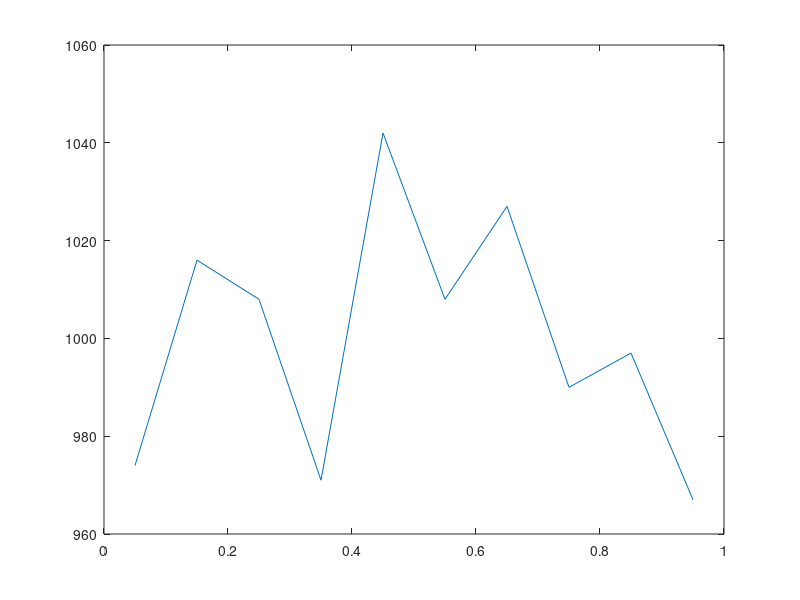

MATLAB code to generate this figure:
format long 

M	= 2147483562
 A1 =	40014
 M1	= 2147483563
 A2	= 40692
 M2	= 2147483399
 CORRIDAS	= 10000

 
 %%%%%%%%%%% PARTE A%%%%%%%%%%%%%
 %%%% 10000 PASADAS DE U %%%%%%%%
 
	 i=1; 	v1=23; v2=23;

     x1(1) = 23;
     x2(1)= 23;
     
		
	while(i < CORRIDAS)
	i=i+1;

    
		x1(i) = mod((A1 * x1(i-1)) , M1);
		x2(i) = mod((A2 * x2(i-1)) , M2);

		
		x(i) = mod((x1(i) - x2(i)) , M);
		if(x(i)<0)
		
			while(x(i)<0)
				x(i) = x(i) + M;
            end
        end
         
		

		if(x(i) > 0)
			u(i) = x(i)/M1;
		else
			u(i) = M/M1;
        end
    end
    
    %%%%%%%%% PARTE B %%%%%%%%%%%%%%%%%%%%%%%%%%%%%
    %%%%%%%%% CALCULO DE CHI CUADRADO X^2 %%%%%%%%%%%%%%%%%%%%%%%%%%%%
    
    
    %%% frecuencia en cada intervalo de clase %%%
    i=0;
    
    dist = zeros(1,10);
    clases = [0.05, 0.15, 0.25, 0.35, 0.45, 0.55, 0.65, 0.75, 0.85, 0.95];
    
    while (i<10000)
        i=i+1;
        if(u(i) < 0.1)
            dist(1)=dist(1)+1;
        else if(u(i) <0.2)
                dist(2)=dist(2)+1;
                else if(u(i) <0.3)
                    dist(3)=dist(3)+1;
                    else if(u(i) <0.4)
                        dist(4)=dist(4)+1;
                        else if(u(i) <0.5)
                            dist(5)=dist(5)+1;
                            else if(u(i) <0.6)
                                dist(6)=dist(6)+1;
                                else if(u(i) <0.7)
                                    dist(7)=dist(7)+1;
                                    else if(u(i) <0.8)
                                    dist(8)=dist(8)+1;
                                        else if(u(i) <0.9)
                                        dist(9)=dist(9)+1;
                                            else
                                            dist(10)=dist(10)+1;
                                            end
                                        end
                                    end
                                end
                            end
                        end
                    end
            end
        end
    end
    
    dist
    plot( clases, dist);
    
    %%%%%%%%% estadistico chi cuadrado %%%%%%%%
    
    
    chi0cuadrado = 0;
    i=1;
    while (i<=10)
        chi0cuadrado = chi0cuadrado + (dist(i)-1000)^2/1000;
        i=i+1;
    end
    
    chi0cuadrado
    xcritico = 16.91898
    
        
    %%%%%%%%%%%%%%%%%%%%%%%%%%%%%%%%%%
    
    
    %%%%%%%%%%%%% plots en 2 d y en 3d     %%%%%%%%%%%%%%%%%%%%%%%%%%%%% %%%%%%%%%%%%%%%%%%%%%
    %%%%%%%%%%%%%%%%%%%%%%%%%%%%% %%%%%%%%%%%%%%%%%%%%%%
    %%%%%%%%%%%%%%%%%%%%%%%%%%%%%%%%%%%%%%%%%%%%%%%%%%%%%%%%
        
    i = 1;
    u2d= zeros(1,10000);
    u3d= zeros(1,10000);
    while(i+1<10000)
        u2d(i+1) = u(i);
        u3d(i+2) = u(i);
        i=i+1;
    end
    
    size(u)
    size(u2d)
    size(u3d)
    
    %plot(u, u2d);
   % plot3(u, u2d, u3d);
        
    
    %%%%%%%%%%%%%%%%%%%%%%%%%%%%%%%%%%%%%% test KS  %%%%%%%%%%%%%%%%%%%%%%%%%%%
    
    sorted_u = sort(u)
    
    
        
        
        
        
        
        
         
           
     
    
    